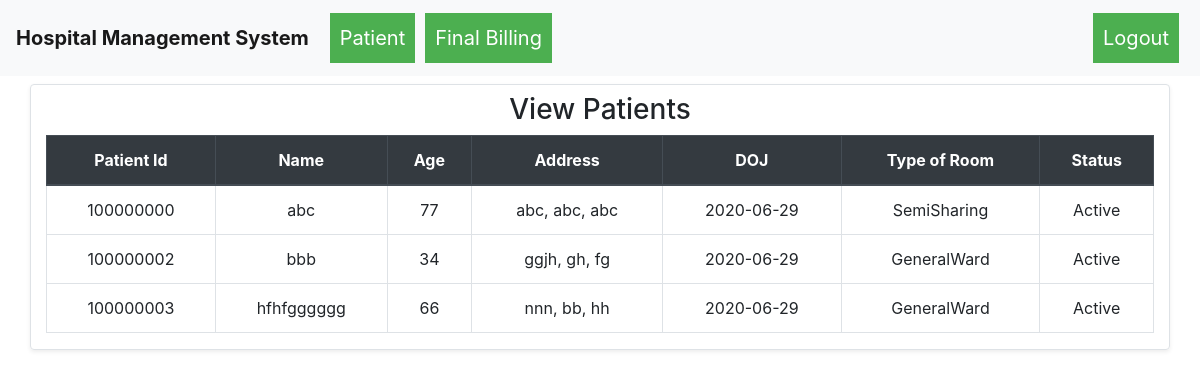
Before: /patient_list (signed in) with the older database file.
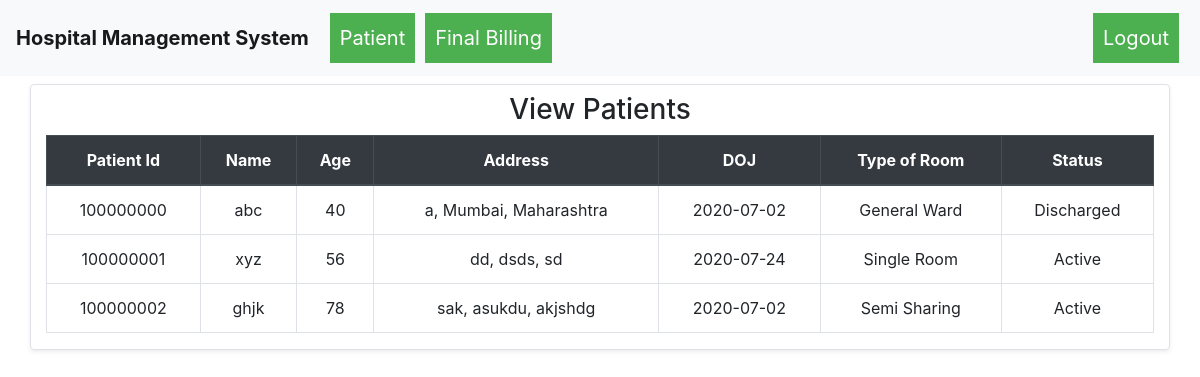
After: the same page with the newer database file.
### hospital_management_system/models.py (models this page shows)
class Patient(db.Model):
    __table_args__ = {'sqlite_autoincrement': True}
    id = db.Column(db.Integer, primary_key=True)
    ssid = db.Column(db.String(250), unique=True, nullable=False)
    name = db.Column(db.String(80), nullable=False)
    age = db.Column(db.Integer, nullable=False)
    date_of_admission = db.Column(db.Date, nullable=False)
    type_of_bed = db.Column(db.String(80), nullable=False)
    address = db.Column(db.String(250), nullable=False)
    city = db.Column(db.String(250), nullable=False)
    state = db.Column(db.String(250), nullable=False)
    status = db.Column(db.String(100), nullable=False)

### hospital_management_system/routes.py (the view)
@app.route("/patient_list")
def patient_list():
    if not session.get("username"):
        return redirect("/")
    if session.get("username") != "admin":
        return redirect("/")
    patients = Patient.query.all()
    return render_template("patient_list.html", patient="active", patients=patients, username=session.get("username"))

### hospital_management_system/templates/patient_list.html (shortened to what this page needs)
{% extends "base.html" %}
{% block body %}
    <div class="container">
        <div class="row">
            <div class="col-md-12 shadow-sm rounded border mt-2">
                <h3 class="text-center my-2">View Patients</h3>
                <table class="table table-bordered table-hover">
                    <thead class="thead-dark">
                        <tr>
                            <th class="text-center">Patient Id</th>
                            <th class="text-center">Name</th>
                            <th class="text-center">Age</th>
                            <th class="text-center">Address</th>
                            <th class="text-center">DOJ</th>
                            <th class="text-center">Type of Room</th>
                            <th class="text-center">Status</th>
                        </tr>
                    </thead>
                    <tbody>
                        {% for i in patients %}
                            <tr>
                                <td class="text-center">{{i.id}}</td>
                                <td class="text-center">{{i.name}}</td>
                                <td class="text-center">{{i.age}}</td>
                                <td class="text-center">{{i.address}}, {{i.city}}, {{i.state}}</td>
                                <td class="text-center">{{i.date_of_admission}}</td>
                                <td class="text-center">{{i.type_of_bed}}</td>
                                <td class="text-center">{{i.status}}</td>
                            </tr>
                        {% endfor %}
                    </tbody>
                </table>
            </div>
        </div>
    </div>
{% endblock %}

### hospital_management_system/templates/base.html (shortened to what this page needs)
<!DOCTYPE html>
<html lang="en">
<head>
    <link rel="stylesheet" href="{{ url_for('static',filename='css/bootstrap.min.css') }}">
    <link rel="stylesheet" href="{{ url_for('static', filename='css/dropdown.css') }}">
</head>
<body>
    {% include 'header.html' %}
    {% block body %}
    {% endblock %}
</body>
</html>

### hospital_management_system/templates/header.html (shortened to what this page needs)
<nav class="navbar navbar-expand-lg navbar-light bg-light">
    <a class="navbar-brand font-weight-bolder">Hospital Management System</a>
    <div class="collapse navbar-collapse" id="navbarNav">
      <ul class="navbar-nav mr-auto">
        {% if Login %}
        {% else %}
        {% if username == "admin" %}
        <div class="dropdown">
          <a href="{{url_for('patient_list')}}"><button style="padding: 10px; margin: 5px;" class="dropbtn">Patient</button></a>
        </div>
        {% endif %}
          {% if username == "admin" %}
          <div class="dropdown">
            <a href="{{url_for('final_billing')}}"><button style="padding: 10px; margin: 5px;" class="dropbtn">Final Billing</button>
            </div></a>
            {% endif %}
        {% endif %}
      </ul>
      <ul class="navbar-nav ml-auto">
        {% if Login %}
        {% else %}
        <div class="dropdown">
          <a href="{{url_for('logout')}}"><button style="padding: 10px; margin: 5px;" class="dropbtn">Logout</button>
        </div></a>
        {% endif %}
      </ul>
    </div>
  </nav>

### hospital_management_system/static/css/dropdown.css (style rules this page uses)
.dropbtn { background-color: #4CAF50; color: white; padding: 20px; font-size: 20px; border: none; }
.dropdown { position: relative; display: inline-block; }

Changed rows visible on the page:
removed Patient: id "100000003", name "hfhfgggggg", age "66", address "nnn", city "bb", state "hh", date_of_admission "2020-06-29", type_of_bed "GeneralWard", status "Active"
changed Patient "abc": age "77" → "40"; address "abc" → "a"; city "abc" → "Mumbai"; state "abc" → "Maharashtra"; date_of_admission "2020-06-29" → "2020-07-02"; type_of_bed "SemiSharing" → "General Ward"; status "Active" → "Discharged"
added Patient: id "100000001", name "xyz", age "56", address "dd", city "dsds", state "sd", date_of_admission "2020-07-24", type_of_bed "Single Room", status "Active"
changed Patient id 100000002: name "bbb" → "ghjk"; age "34" → "78"; address "ggjh" → "sak"; city "gh" → "asukdu"; state "fg" → "akjshdg"; date_of_admission "2020-06-29" → "2020-07-02"; type_of_bed "GeneralWard" → "Semi Sharing"
